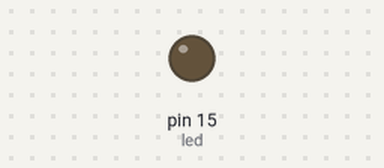
This program was run on a simulated MicroPython board. Shown: output pins drawn as LEDs (lit = HIGH).

Above: at 0.92 s.
At 8.3 s:
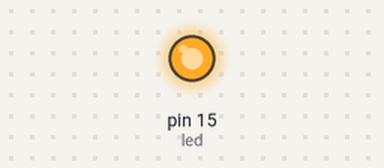
Timing chart, 0 to 9.1 s (numbered marks = the images above):
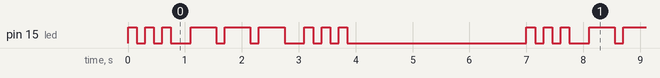

The program:

sos.py
```python
import machine                                  # Importa a biblioteca machine, responsavel pelo comando dos pinos, entre outras funcoes

import utime                                    # Importa a biblioteca utime, responsavel pela gestao de tempo


pinoLed = 15                                    # Declara a variável pinoLed e atribui o valor 15 a ela


led = machine.Pin(pinoLed, machine.Pin.OUT)     # Configura a porta 15 (valor da variável pinoLed) como saida e da a ela o nome led


while True:

    for x in range(0,3):                        # Repete os comandos dentro da tabulacao aninhada 3 vezes

        led.value(1)                            # Acende o LED

        utime.sleep_ms(150)                     # Aguarda 150 milissegundos

        led.value(0)                            # Apaga o LED

        utime.sleep_ms(150)                     # Aguarda 150 milissegundos

    utime.sleep_ms(200)                         # Aguarda 200 milissegundos entre as letras


    for x in range(0,3):                        # Repete os comandos dentro da tabulacao aninhada 3 vezes

        led.value(1)                            # Acende o LED

        utime.sleep_ms(450)                     # Aguarda 450 milissegundos

        led.value(0)                            # Apaga o LED

        utime.sleep_ms(150)                     # Aguarda 150 milissegundos

    utime.sleep_ms(200)                         # Aguarda 200 milissegundos entre as letras


    for x in range(0,3):                        # Repete os comandos dentro da tabulacao aninhada 3 vezes

        led.value(1)                            # Acende o LED

        utime.sleep_ms(150)                     # Aguarda 150 milissegundos

        led.value(0)                            # Apaga o LED

        utime.sleep_ms(150)                     # Aguarda 150 milissegundos

    utime.sleep_ms(3000)                        # Aguarda 5000 milissegundos (5 segundos)
```

Measured:
- by itself, pin 15 (led): repeats every 7.0 s: 2 × (LOW 0.15 s, HIGH 0.15 s), LOW 0.35 s, 2 × (HIGH 0.45 s, LOW 0.15 s), HIGH 0.45 s, LOW 0.35 s, 2 × (HIGH 0.15 s, LOW 0.15 s), HIGH 0.15 s, LOW 3.2 s, HIGH 0.15 s
- by itself, everything shown: repeats every 7.0 s, in 18 steps
